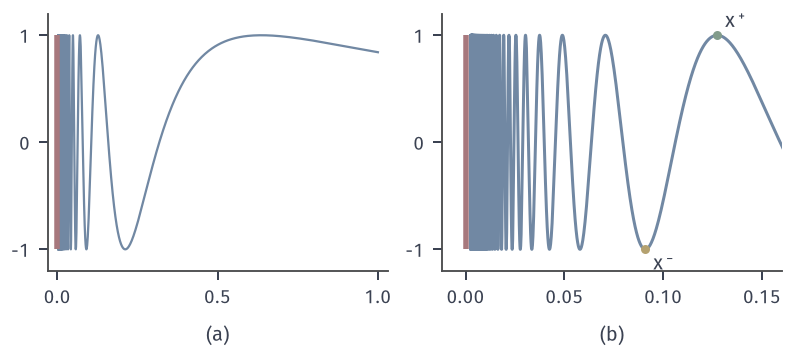

Reproduce this figure in Python.
from pathlib import Path
import sys
ROOT = next(p for p in Path(__file__).resolve().parents if (p/"build.sh").is_file() and (p/"tex/book.tex").is_file())
sys.path.insert(0, str(ROOT/"figures/00-shared/mathematical-preliminaries-upper/00-shared/comprehension-figures"))
from support import figure, save, BLUE, GREEN, YELLOW, RED, PURPLE, INK, MUTED, GRID, BLUE_FILL, GREEN_FILL, YELLOW_FILL, RED_FILL, PURPLE_FILL
import numpy as np
def hollow(ax,x,y,c=INK,z=6): ax.plot([x],[y],"o",ms=3.6,mfc="white",mec=c,mew=.8,zorder=z,clip_on=False)
def solid(ax,x,y,c=INK,z=6): ax.plot([x],[y],"o",ms=3.6,color=c,mew=0,zorder=z,clip_on=False)
def label(fig,axes,names=("(a)","(b)","(c)")):
    for ax,s in zip(axes,names):
        p=ax.get_position(); fig.text((p.x0+p.x1)/2,.025,s,ha="center",va="bottom")

# G={(x,sin(1/x)):0<x<=1}, J={0}x[-1,1]; marks x^+=2/(5pi), x^-=2/(7pi).
fig,axes=figure(width_mm=112,height_mm=50,ncols=2)
fig.set_layout_engine(None); fig.subplots_adjust(left=.06,right=.985,top=.96,bottom=.235,wspace=.16)
a,b=axes
th=np.concatenate([np.linspace(1,40,4000),np.linspace(40,400,40000)]); xs=1/th
for ax,lim in ((a,1.03),(b,.16)):
    ax.plot(xs,np.sin(th),color=BLUE,lw=.9 if ax is a else 1.2); ax.plot([0,0],[-1,1],color=RED,lw=2.2,solid_capstyle="butt",zorder=5)
    ax.set_xlim(-.012*lim/.16 if ax is b else -.03,lim); ax.set_ylim(-1.2,1.2); ax.set_yticks([-1,0,1])
a.set_xticks([0,.5,1]); b.set_xticks([0,.05,.1,.15])
xp,xm=2/(5*np.pi),2/(7*np.pi)
solid(b,xp,1,GREEN); solid(b,xm,-1,YELLOW); b.text(xp+.004,1.04,"$x^+$",color=INK,va="bottom"); b.text(xm+.004,-1.04,"$x^-$",color=INK,va="top")
label(fig,axes,("(a)","(b)"))
save(fig,Path(__file__).resolve().parent,"figure",{"formula":"sin(1/x); x+=2/(5pi), x-=2/(7pi)"})
